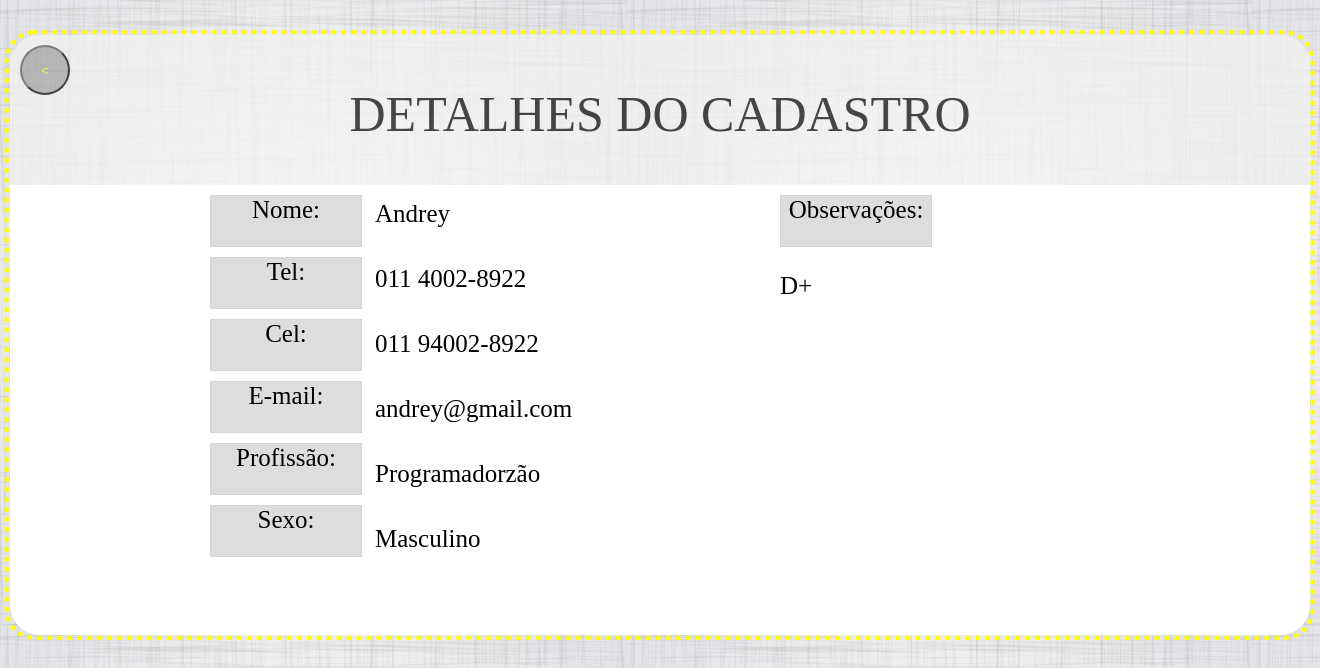
The page /CMS/verMais.php?modo=vermais&codigo=1 on the database its author committed.
### tables this page shows
CREATE TABLE `tblcadastro` (
  `idFaleconosco` int(11) NOT NULL AUTO_INCREMENT,
  `nome` varchar(45) NOT NULL,
  `telefone` varchar(45) DEFAULT NULL,
  `celular` varchar(45) NOT NULL,
  `email` varchar(45) NOT NULL,
  `sexo` varchar(1) NOT NULL,
  `profissao` varchar(100) NOT NULL,
  `obs` text,
  PRIMARY KEY (`idFaleconosco`)
);

### CMS/verMais.php (the view, shortened to what this page needs)
<!DOCTYPE html>
<html>
	<head>
		<link rel="stylesheet" type="text/css" href="CSS/styleAdm.css">
	</head>
	<body>
		<div id="principal">
			<header id="headerVermais">
				<div id="conteudoheaderVermais">
					<div id="titulocmsVermais">
						<p>
							DETALHES DO CADASTRO
						</p>
					</div>
					<div>
						<a href="admfaleconosco.php">
							<input id="botaovoltar" type="submit" name="btnBack" value="<">
						</a>
					</div>
				</div>
			</header>
			<section id="sectionVermais">
				<div id="conteudosectionVermais">
				<?php
						$idFaleconosco = $_GET['codigo'];
						$sql="select * from tblCadastro where idFaleconosco = ".$idFaleconosco;
						$select=mysql_query($sql);
						while($rsconsulta=mysql_fetch_array($select)){
					?>
					<div id="conteudoAreadetexto">
						<div class="areadetextoVermais">
							<p>
								Nome:
							</p>
						</div>
						<div class="areadetextoVermais">
							<p>
								Tel:
							</p>
						</div>
						<div class="areadetextoVermais">
							<p>
								Cel:
							</p>
						</div>
						<div class="areadetextoVermais">
							<p>
								E-mail:
							</p>
						</div>
						<div class="areadetextoVermais">
							<p>
								Profissão:
							</p>
						</div>
						<div class="areadetextoVermais">
							<p>
								Sexo:
							</p>
						</div>
					</div>
					<div id="conteudoAreainfo">
						<div class="areainfoVermais">
							<p>
								<?php echo($rsconsulta['nome']); ?>
							</p>
						</div>
						<div class="areainfoVermais">
							<p>
								<?php echo($rsconsulta['telefone']); ?>
							</p>
						</div>
						<div class="areainfoVermais">
							<p>
								<?php echo($rsconsulta['celular']); ?>
							</p>
						</div>
						<div class="areainfoVermais">
							<p>
								<?php echo($rsconsulta['email']); ?>
							</p>
						</div>
						<div class="areainfoVermais">
							<p>
								<?php echo($rsconsulta['profissao']); ?>
							</p>
						</div>
						<div class="areainfoVermais">
							<p>
								<?php
									if($rsconsulta['sexo'] == "M"){
										echo("Masculino");
									} else if($rsconsulta['sexo'] == "F") {
										echo("Feminino");
									}
								?>
							</p>
						</div>
					</div>
					<div id="conteudoArea_obs">
						<div id="areadetextoVermais_obs">
							<p>
								Observações:
							</p>
						</div>
						<div id="areainfoVermais_obs">
							<p>
								<?php echo($rsconsulta['obs']); ?>
							</p>
						</div>
					</div>
					<?php
						}
					?>
				</div>
			</section>
			<footer id="footerVermais">
			</footer>
		</div>
	</body>
</html>

### CMS/CSS/styleAdm.css (style rules this page uses)
body { margin:auto; background-image:url("../Imagens/fundo6.jpg"); font-family:Berlin Sans FB; }
#principal { width:1300px; height:auto; margin-top:30px; margin-left:auto; margin-right:auto; margin-bottom,:auto; border-radius:30px; border:5px dotted #FFFF00; }
header { width:100%; height:150px; background-color:#FF8C00; margin:auto; filter:alpha(opacity=70); opacity:0.7; z-index:5; border-radius:30px 30px 0px 0px; }
section { height:auto; background-color:#fff; border:0px solid; }
#sectionVermais { height:auto; background-color:#fff; border:0px solid; }
#conteudosectionVermais { width:1000px; height:400px; margin-left:150px; border:0px solid; }
#headerVermais { width:100%; height:150px; background-color:#F3F3F3; margin:auto; filter:alpha(opacity=70); opacity:0.7; z-index:5; border-radius:30px 30px 0px 0px; }
#conteudoheaderVermais { width:100%; height:150px; border:0px solid; }
#titulocmsVermais { width:700px; height:100px; margin-top:20px; margin-left:300px; border:0px solid; color:#000; float:left; }
#titulocmsVermais p { font-size:50px; margin-top:30px; text-align:center; }
#conteudoAreadetexto { width:155px; float:left; margin-left:50px; border:0px solid; }
.areadetextoVermais { width:150px; height:50px; border-radius:0px; margin-top:10px; background-color:#DDDDDD; border:1px solid #D3D3D3; }
.areadetextoVermais p { font-size:25px; text-align:center; margin-top:0px; color:#000; }
#areadetextoVermais_obs { width:150px; height:50px; border-radius:0px; margin-left:0px; margin-top:0px; background-color:#DDDDDD; border:1px solid #D3D3D3; }
#areadetextoVermais_obs p { font-size:25px; text-align:center; margin-top:0px; color:#000; }
#conteudoAreainfo { width:200px; float:left; border:0px solid; }
.areainfoVermais { height:50px; border-radius:0px; margin-top:15px; margin-left:10px; }
.areainfoVermais p { font-size:25px; text-align:left; margin-top:0px; color:#000; }
#conteudoArea_obs { width:auto; height:auto; float:right; margin-top:10px; border:0px solid; }
#areainfoVermais_obs { min-width:380px; max-width:500px; height:auto; border-radius:0px; margin-left:0px; margin-top:0px; overflow:auto; border:0px solid; }
#areainfoVermais_obs p { font-size:25px; text-align:left; color:#000; }
#botaovoltar { width:50px; height:50px; margin-top:10px; margin-left:-990px; background-color:#A3A3A3; color:#FFFF00; border-radius:100px; }
#footerVermais { width:100%; height:50px; margin-top:0px; border:0px solid; background-color:#fff; border-radius:0px 0px 30px 30px; }
footer { width:100%; height:50px; margin-top:-20px; border:0px solid; background-color:#FF8C00; border-radius:0px 0px 30px 30px; }

### rows shown on the page
tblcadastro: nome "Andrey", telefone "011 4002-8922", celular "011 94002-8922", email "andrey@gmail.com", profissao "Programadorzão", sexo "Masculino", obs "D+"
